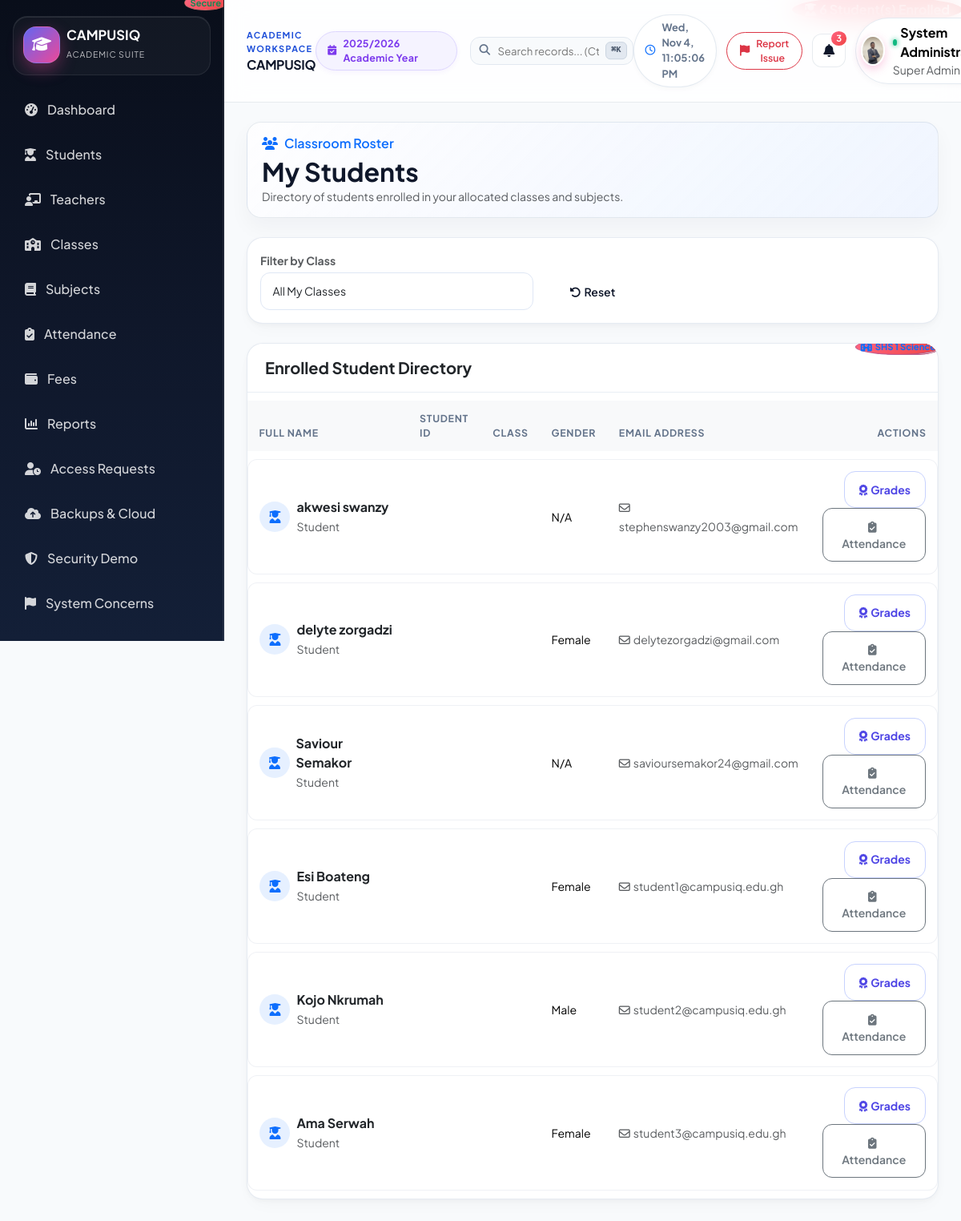
The app's page /teacher/students.php (signed in) with its own data.
### tables this page shows
CREATE TABLE `school_settings` (
  `id` int(11) NOT NULL AUTO_INCREMENT,
  `school_name` varchar(200) NOT NULL,
  `motto` varchar(255) DEFAULT 'Excellence Through Education',
  `school_logo` varchar(255) DEFAULT NULL,
  `primary_color` varchar(30) DEFAULT '#1d4ed8',
  `address` text DEFAULT NULL,
  `phone` varchar(30) DEFAULT NULL,
  `email` varchar(150) DEFAULT NULL,
  `website` varchar(200) DEFAULT NULL,
  `currency` varchar(10) NOT NULL DEFAULT 'GH???',
  `academic_year_id` int(11) DEFAULT NULL,
  `term_id` int(11) DEFAULT NULL,
  `grading_system` text DEFAULT NULL,
  `paystack_public_key` varchar(255) DEFAULT NULL,
  `paystack_secret_key` varchar(255) DEFAULT NULL,
  `paystack_test_mode` tinyint(1) NOT NULL DEFAULT 1,
  `created_at` timestamp NOT NULL DEFAULT current_timestamp(),
  `updated_at` timestamp NOT NULL DEFAULT current_timestamp() ON UPDATE current_timestamp(),
  PRIMARY KEY (`id`),
  KEY `academic_year_id` (`academic_year_id`),
  KEY `term_id` (`term_id`),
  CONSTRAINT `school_settings_ibfk_1` FOREIGN KEY (`academic_year_id`) REFERENCES `academic_years` (`id`) ON DELETE SET NULL,
  CONSTRAINT `school_settings_ibfk_2` FOREIGN KEY (`term_id`) REFERENCES `terms` (`id`) ON DELETE SET NULL
);

CREATE TABLE `students` (
  `id` int(11) NOT NULL AUTO_INCREMENT,
  `user_id` int(11) NOT NULL,
  `student_id` varchar(50) NOT NULL,
  `dob` date DEFAULT NULL,
  `gender` enum('Male','Female','Other') DEFAULT NULL,
  `address` text DEFAULT NULL,
  `admission_date` date DEFAULT NULL,
  `class_id` int(11) DEFAULT NULL,
  `parent_id` int(11) DEFAULT NULL,
  `status` enum('active','inactive','graduated') NOT NULL DEFAULT 'active',
  `created_at` timestamp NOT NULL DEFAULT current_timestamp(),
  `updated_at` timestamp NOT NULL DEFAULT current_timestamp() ON UPDATE current_timestamp(),
  PRIMARY KEY (`id`),
  UNIQUE KEY `student_id` (`student_id`),
  KEY `user_id` (`user_id`),
  KEY `idx_students_student_id` (`student_id`),
  KEY `idx_students_class` (`class_id`),
  KEY `idx_students_parent` (`parent_id`),
  CONSTRAINT `students_ibfk_1` FOREIGN KEY (`user_id`) REFERENCES `users` (`id`) ON DELETE CASCADE,
  CONSTRAINT `students_ibfk_2` FOREIGN KEY (`class_id`) REFERENCES `classes` (`id`) ON DELETE SET NULL,
  CONSTRAINT `students_ibfk_3` FOREIGN KEY (`parent_id`) REFERENCES `users` (`id`) ON DELETE SET NULL
);

CREATE TABLE `users` (
  `id` int(11) NOT NULL AUTO_INCREMENT,
  `name` varchar(150) NOT NULL,
  `email` varchar(150) NOT NULL,
  `password_hash` varchar(255) NOT NULL,
  `totp_secret` text DEFAULT NULL,
  `totp_enabled` tinyint(1) NOT NULL DEFAULT 0,
  `totp_failed_attempts` int(10) unsigned NOT NULL DEFAULT 0,
  `totp_locked_until` datetime DEFAULT NULL,
  `sms_otp` varchar(10) DEFAULT NULL,
  `sms_otp_expires_at` datetime DEFAULT NULL,
  `email_otp` varchar(10) DEFAULT NULL,
  `email_otp_expires_at` datetime DEFAULT NULL,
  `role` enum('super_admin','school_admin','teacher','student','parent','accountant') NOT NULL,
  `status` enum('active','inactive','pending') NOT NULL DEFAULT 'active',
  `phone` varchar(30) DEFAULT NULL,
  `photo` varchar(255) DEFAULT NULL,
  `created_at` timestamp NOT NULL DEFAULT current_timestamp(),
  `updated_at` timestamp NOT NULL DEFAULT current_timestamp() ON UPDATE current_timestamp(),
  PRIMARY KEY (`id`),
  UNIQUE KEY `email` (`email`),
  KEY `idx_users_email` (`email`),
  KEY `idx_users_role` (`role`)
);

CREATE TABLE `classes` (
  `id` int(11) NOT NULL AUTO_INCREMENT,
  `name` varchar(150) NOT NULL,
  `level` varchar(100) DEFAULT NULL,
  `section` varchar(50) DEFAULT NULL,
  `class_teacher_id` int(11) DEFAULT NULL,
  `department_id` int(11) DEFAULT NULL,
  `status` enum('active','inactive') NOT NULL DEFAULT 'active',
  `created_at` timestamp NOT NULL DEFAULT current_timestamp(),
  `updated_at` timestamp NOT NULL DEFAULT current_timestamp() ON UPDATE current_timestamp(),
  PRIMARY KEY (`id`),
  KEY `class_teacher_id` (`class_teacher_id`),
  KEY `department_id` (`department_id`),
  KEY `idx_classes_name` (`name`),
  CONSTRAINT `classes_ibfk_1` FOREIGN KEY (`class_teacher_id`) REFERENCES `users` (`id`) ON DELETE SET NULL,
  CONSTRAINT `classes_ibfk_2` FOREIGN KEY (`department_id`) REFERENCES `departments` (`id`) ON DELETE SET NULL
);

### teacher/students.php (the view, shortened to what the rows shown need)
<?php
require_once __DIR__ . '/../config/app.php';
require_once __DIR__ . '/../includes/auth.php';
$db = getDb();
$user = currentUser();
$stmtTeacher = $db->prepare('SELECT id FROM teachers WHERE user_id = :uid LIMIT 1');
$stmtTeacher->execute(['uid' => $user['id']]);
$teacher = $stmtTeacher->fetch();
$teacherId = (int)($teacher['id'] ?? 0);
$classesTaught = $db->query("
    SELECT DISTINCT c.id, c.name
    FROM classes c
    JOIN subject_teacher_assignments sta ON sta.class_id = c.id
    WHERE sta.teacher_id = $teacherId
    ORDER BY c.name ASC
")->fetchAll();
$sql = "
    SELECT DISTINCT s.id, s.student_id as student_code, s.gender, u.name, u.email, c.name as class_name, c.id as class_id
    FROM students s
    JOIN users u ON u.id = s.user_id
    LEFT JOIN classes c ON c.id = s.class_id
    WHERE (
        s.class_id IN (SELECT class_id FROM subject_teacher_assignments WHERE teacher_id = :tid AND class_id IS NOT NULL)
        OR EXISTS (
            SELECT 1 FROM enrollments e
            JOIN subject_teacher_assignments sta ON sta.class_id = e.class_id
            WHERE e.student_id = s.id AND sta.teacher_id = :tid2
        )
    )
";
$params = ['tid' => $teacherId, 'tid2' => $teacherId];
$sql .= " ORDER BY c.name ASC, u.name ASC";
$stmt = $db->prepare($sql);
$stmt->execute($params);
$students = $stmt->fetchAll();
if (empty($students) && empty($classesTaught)) {
    $sqlFallback = "
        SELECT s.id, s.student_id as student_code, s.gender, u.name, u.email, c.name as class_name, c.id as class_id
        FROM students s
        JOIN users u ON u.id = s.user_id
        LEFT JOIN classes c ON c.id = s.class_id
        WHERE s.status = 'active'
    ";
    $sqlFallback .= " ORDER BY c.name ASC, u.name ASC";
    $students = $db->query($sqlFallback)->fetchAll();
}
require_once __DIR__ . '/../includes/header.php';
?>
<div class="page-header d-flex flex-wrap justify-content-between align-items-center gap-3">
    <div>
        <h2 class="fw-bold mb-0">My Students</h2>
    </div>
</div>
<div class="card p-0 border-0 shadow-sm overflow-hidden">
    <div class="table-responsive">
        <table class="table table-hover align-middle mb-0">
            <thead class="table-light">
                <tr>
                    <th style="min-width: 200px;">Full Name</th>
                    <th>Student ID</th>
                    <th>Class</th>
                    <th>Gender</th>
                    <th>Email Address</th>
                    <th class="text-end">Actions</th>
                </tr>
            </thead>
            <tbody>
                <?php if (empty($students)): ?>
                    <tr>
                        <td colspan="6" class="text-center py-5 text-muted">
                            <i class="fa-solid fa-users-slash fs-1 text-secondary opacity-50 mb-3 d-block"></i>
                            No students found for the selected criteria.
                        </td>
                    </tr>
                <?php else: ?>
                    <?php foreach ($students as $stu): ?>
                        <tr>
                            <td>
                                <div class="d-flex align-items-center gap-2">
                                    <div class="rounded-circle bg-primary bg-opacity-10 text-primary p-2 fs-6 d-flex align-items-center justify-content-center" style="width: 38px; height: 38px;">
                                        <i class="fa-solid fa-user-graduate"></i>
                                    </div>
                                    <div>
                                        <div class="fw-bold text-dark"><?php echo e($stu['name']); ?></div>
                                        <small class="text-muted">Student</small>
                                    </div>
                                </div>
                            </td>
                            <td>
                                <span class="badge bg-secondary bg-opacity-10 text-secondary border">
                                    <?php echo e($stu['student_code']); ?>
                                </span>
                            </td>
                            <td>
                                <span class="badge bg-primary bg-opacity-10 text-primary border border-primary border-opacity-25">
                                    <i class="fa-solid fa-school me-1"></i><?php echo e($stu['class_name'] ?? 'Unassigned'); ?>
                                </span>
                            </td>
                            <td>
                                <span class="text-capitalize small"><?php echo e($stu['gender'] ?? 'N/A'); ?></span>
                            </td>
                            <td>
                                <span class="small text-muted"><i class="fa-regular fa-envelope me-1"></i><?php echo e($stu['email']); ?></span>
                            </td>
                            <td class="text-end">
                                <a href="results.php?class_id=<?php echo $stu['class_id']; ?>" class="btn btn-sm btn-outline-primary" title="Record Grade">
                                    <i class="fa-solid fa-award me-1"></i>Grades
                                </a>
                                <a href="attendance.php?class_id=<?php echo $stu['class_id']; ?>" class="btn btn-sm btn-outline-secondary" title="Attendance">
                                    <i class="fa-solid fa-clipboard-check me-1"></i>Attendance
                                </a>
                            </td>
                        </tr>
                    <?php endforeach; ?>
                <?php endif; ?>
            </tbody>
        </table>
    </div>
</div>
<?php require_once __DIR__ . '/../includes/footer.php'; ?>

### includes/header.php (shortened to what the rows shown need)
<?php
require_once __DIR__ . '/../config/app.php';
require_once __DIR__ . '/../includes/auth.php';
$baseUrl = baseUrl();
$settings = getSchoolSettings();
$user = currentUser();
$role = $user['role'] ?? 'guest';
function navItems(string $role, string $baseUrl): array
{
    return $items[$role] ?? $items['student'];
}
?><!DOCTYPE html>
<html lang="en">
<head>
    <link href="https://cdn.jsdelivr.net/npm/bootstrap@5.3.3/dist/css/bootstrap.min.css" rel="stylesheet">
    <link rel="stylesheet" href="https://cdnjs.cloudflare.com/ajax/libs/font-awesome/6.5.2/css/all.min.css">
    <link rel="stylesheet" href="<?php echo $baseUrl ? $baseUrl : ''; ?>/assets/css/style.css?v=<?php echo filemtime(__DIR__ . '/../assets/css/style.css'); ?>">
</head>
<body>
<?php if (isLoggedIn()):
    $currentUri = $_SERVER['REQUEST_URI'] ?? '';
?>
<div class="app-shell">
    <aside class="sidebar offcanvas-lg offcanvas-start" id="sidebarNav" tabindex="-1" aria-labelledby="sidebarNavLabel">
        <div class="brand-box d-flex align-items-center justify-content-between">
            <div class="d-flex align-items-center gap-2 min-w-0">
                <div class="brand-mark flex-shrink-0"><i class="fa-solid fa-graduation-cap"></i></div>
                <div class="brand-copy min-w-0">
                    <div class="brand-name text-truncate" id="sidebarNavLabel"><?php echo e($settings['school_name']); ?></div>
                    <small class="brand-tag">Academic Suite</small>
                </div>
            </div>
        </div>
        <nav class="nav-menu">
            <?php foreach (navItems($role, $baseUrl) as $item):
                $isActive = (parse_url($item['url'], PHP_URL_PATH) === parse_url($currentUri, PHP_URL_PATH));
            ?>
                <a href="<?php echo $item['url']; ?>" class="nav-item <?php echo $isActive ? 'active' : ''; ?>">
                    <i class="fa-solid <?php echo $item['icon']; ?>"></i>
                    <span><?php echo e($item['label']); ?></span>
                </a>
            <?php endforeach; ?>
        </nav>
        <div class="sidebar-footer">
            <div class="mb-2 px-2 d-flex align-items-center justify-content-between">
                <span class="badge bg-success bg-opacity-25 text-success border border-success border-opacity-25">Secure</span>
            </div>
        </div>
    </aside>
    <div class="main-panel">
        <nav class="topbar">
            <div class="d-flex align-items-center gap-2 min-w-0">
                <div class="min-w-0">
                    <div class="workspace-kicker d-none d-sm-block">Academic Workspace</div>
                    <h4 class="page-title mb-0 text-truncate fs-6 fw-bold"><?php echo e($settings['school_name']); ?></h4>
                </div>
            </div>
            <div class="d-none d-lg-flex align-items-center gap-3">
                <span class="session-badge">
                    <i class="fa-solid fa-calendar-check me-2"></i>2025/2026 Academic Year
                </span>
                <div class="search-box">
                    <input type="text" id="globalSearch" placeholder="Search records... (Ctrl + K)">
                    <span class="search-kbd">⌘K</span>
                </div>
            </div>
            <div class="topbar-actions">
                <div class="live-clock d-none d-md-inline-flex">
                    <i class="fa-regular fa-clock text-primary"></i>
                    <span id="headerLiveClock"></span>
                </div>
                <button class="btn btn-sm btn-outline-danger d-inline-flex align-items-center gap-2 rounded-pill px-3 py-1 shadow-xs bg-white border-opacity-75" type="button" data-bs-toggle="modal" data-bs-target="#reportSystemConcernModal" title="Report System Concern / Suggestion">
                    <i class="fa-solid fa-flag text-danger"></i>
                    <span class="d-none d-md-inline small fw-semibold text-danger">Report Issue</span>
                </button>
                <div class="dropdown">
                    <button class="icon-button" type="button" data-bs-toggle="dropdown" aria-expanded="false" title="Notifications">
                        <i class="fa-solid fa-bell"></i>
                        <span class="badge">3</span>
                    </button>
                </div>
                <div class="dropdown">
                    <button class="profile-pill border-0 text-start bg-white" type="button" data-bs-toggle="dropdown" aria-expanded="false" title="Account Menu">
                        <?php
                            $hdrPhoto = $user['photo'] ?? null;
                            $hasHdrPhoto = !empty($hdrPhoto) && file_exists(__DIR__ . '/../' . ltrim($hdrPhoto, '/\\'));
                        ?>
                        <?php if ($hasHdrPhoto): ?>
                            <img src="<?php echo $baseUrl . '/' . ltrim($hdrPhoto, '/\\'); ?>" alt="Avatar" class="avatar-sm rounded-circle object-fit-cover shadow-sm">
                        <?php else: ?>
                            <div class="avatar-sm">
                                <?php echo strtoupper(substr($user['name'] ?? 'U', 0, 1)); ?>
                            </div>
                        <?php endif; ?>
                        <div class="d-none d-sm-block">
                            <div class="d-flex align-items-center">
                                <span class="online-dot"></span>
                                <strong><?php echo e($user['name'] ?? 'User'); ?></strong>
                            </div>
                            <small class="text-muted"><?php echo e(userRoleLabel($role)); ?></small>
                        </div>
                    </button>
                </div>
            </div>
        </nav>
        <main class="content-area">
<?php else: ?>
<div class="auth-page">
<?php endif; ?>

### records on screen
school_settings: school_name "CAMPUSIQ"
students: user.name "akwesi swanzy", student "STU-022", class_name "Unassigned", gender "N/A", user.email "stephenswanzy2003@gmail.com"
students: user.name "delyte zorgadzi", student "STU-021", class_name "Unassigned", gender "Female", user.email "delytezorgadzi@gmail.com"
students: user.name "Saviour Semakor", student "STU-023", class_name "Unassigned", gender "N/A", user.email "savioursemakor24@gmail.com"
students: user.name "Esi Boateng", student "STU-001", class.name "JHS 1A", gender "Female", user.email "student1@campusiq.edu.gh"
students: user.name "Kojo Nkrumah", student "STU-002", class.name "JHS 1A", gender "Male", user.email "student2@campusiq.edu.gh"
students: user.name "Ama Serwah", student "STU-003", class.name "SHS 1 Science", gender "Female", user.email "student3@campusiq.edu.gh"

### other values on screen
$item['label'] "Dashboard"
$item['label'] "Students"
$item['label'] "Teachers"
$item['label'] "Classes"
$item['label'] "Subjects"
$item['label'] "Attendance"
$item['label'] "Fees"
$item['label'] "Reports"
$item['label'] "Access Requests"
$item['label'] "Backups & Cloud"
$item['label'] "Security Demo"
$item['label'] "System Concerns"
$user['name'] "System…"
userRoleLabel($role) "Super Admin"
count($students) "6"
